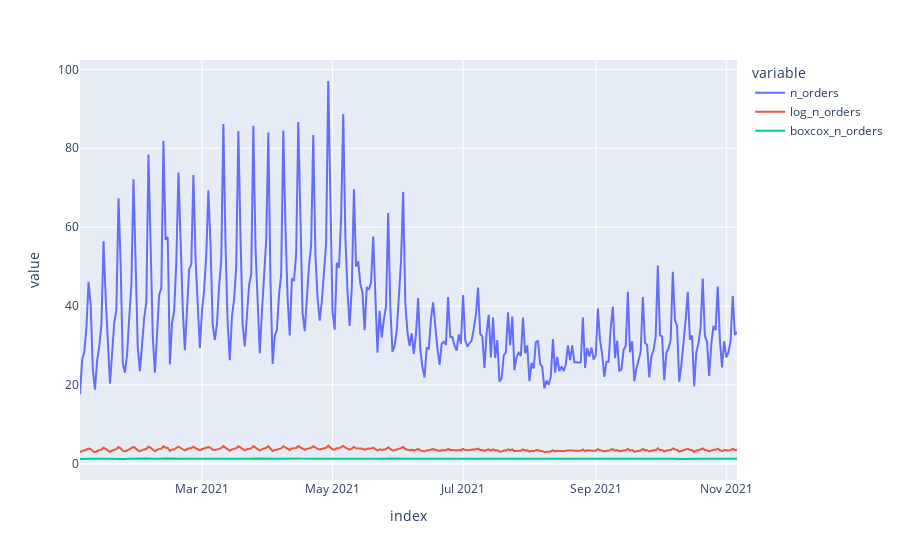

This figure's notebook cell:
### Code cell
ts["boxcox_n_orders"] = boxcox(ts.n_orders, lmbda=maxlog)
ts.plot()

### Figure 1 — Plotly figure (JSON) as saved in the notebook; plotly's stock layout.template omitted (floating-point values rounded to 4 significant figures; data arrays with more than 128 entries replaced by an {"elided": "..."} marker saying what was removed)
{"data": [{"hovertemplate": "variable=n_orders<br>index=%{x}<br>value=%{y}<extra></extra>", "legendgroup": "n_orders", "line": {"color": "#636efa", "dash": "solid"}, "marker": {"symbol": "circle"}, "mode": "lines", "name": "n_orders", "orientation": "v", "showlegend": true, "type": "scatter", "x": {"elided": "308 str values"}, "xaxis": "x", "y": {"elided": "308 float values"}, "yaxis": "y"}, {"hovertemplate": "variable=log_n_orders<br>index=%{x}<br>value=%{y}<extra></extra>", "legendgroup": "log_n_orders", "line": {"color": "#EF553B", "dash": "solid"}, "marker": {"symbol": "circle"}, "mode": "lines", "name": "log_n_orders", "orientation": "v", "showlegend": true, "type": "scatter", "x": {"elided": "308 str values"}, "xaxis": "x", "y": {"elided": "308 float values"}, "yaxis": "y"}, {"hovertemplate": "variable=boxcox_n_orders<br>index=%{x}<br>value=%{y}<extra></extra>", "legendgroup": "boxcox_n_orders", "line": {"color": "#00cc96", "dash": "solid"}, "marker": {"symbol": "circle"}, "mode": "lines", "name": "boxcox_n_orders", "orientation": "v", "showlegend": true, "type": "scatter", "x": {"elided": "308 str values"}, "xaxis": "x", "y": {"elided": "308 float values"}, "yaxis": "y"}], "layout": {"legend": {"title": {"text": "variable"}, "tracegroupgap": 0}, "margin": {"t": 60}, "xaxis": {"anchor": "y", "domain": [0, 1], "title": {"text": "index"}}, "yaxis": {"anchor": "x", "domain": [0, 1], "title": {"text": "value"}}}}
